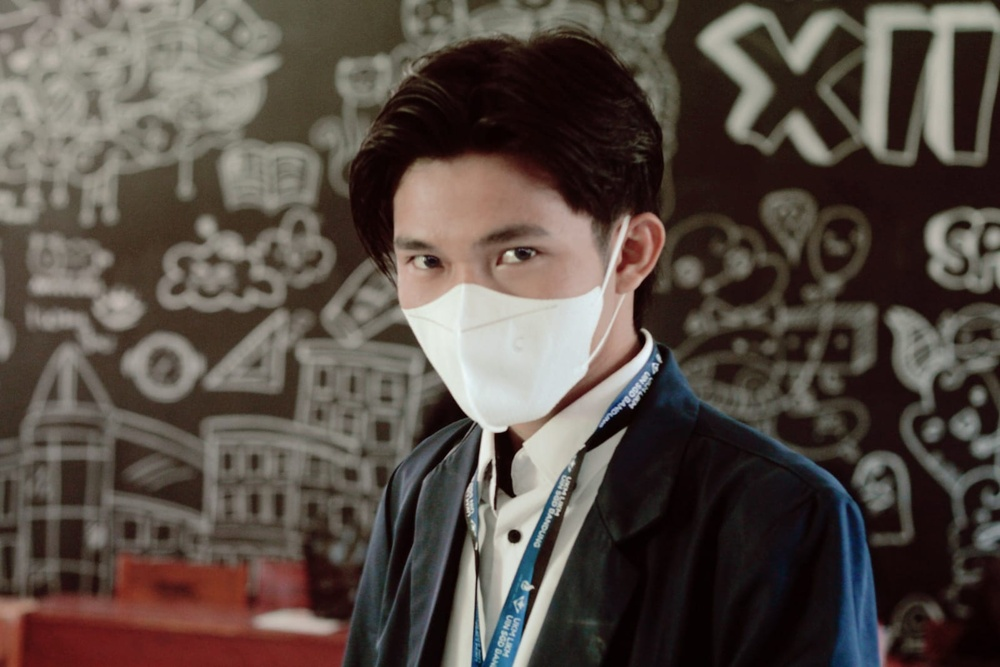
#> input picture ilham.jpg, 1000 x 667 px, shrunk from 1599 x 1066 before the run
$ jupyter execute 'Contrast Enhancment.ipynb'   (shell and % lines are left out)
#> lines starting #> are read from the running program, lines starting #| are printed output that depends on the picture
[cell 1]
import numpy as np #data dalam bentuk array
import matplotlib.pyplot as plt #membuat grafik dan visualisasi data dalam bentuk grafik
import cv2 #mengimpor gambar
import matplotlib.image as mpimg #ntuk membaca, menulis, dan memanipulasi gambar dalam berbagai format
from skimage import data #menggunakan modul data yang disediakan oleh pustaka skimage

[cell 2]
image = cv2.imread("ilham.jpg",cv2.IMREAD_GRAYSCALE) #mengubah gambar menjadi abu abu
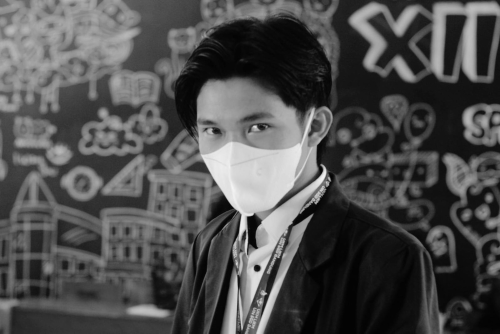
#> image: shape (667, 1000) (shown at 1/2 size); min 0, max 245, mean 79.1

[cell 3]
image_equalized = cv2.equalizeHist(image) #untuk menghasilkan citra yang disejajarkan histogramnya (histogram equalization) dari citra image menggunakan fungsi equalizeHist() dari modul cv2 (OpenCV
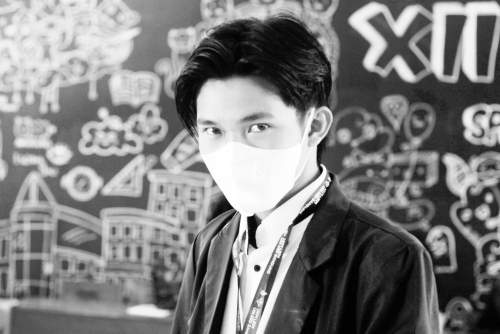
#> image_equalized: shape (667, 1000) (shown at 1/2 size); min 0, max 255, mean 128.3

[cell 4]
clahe = cv2.createCLAHE(clipLimit=2, tileGridSize=(8,8)) #untuk membuat objek CLAHE (Contrast Limited Adaptive Histogram Equalization) menggunakan fungsi createCLAHE() dari modul cv2 (OpenCV).

#Apply CLAHE to the original image
image_clahe = clahe.apply(image)
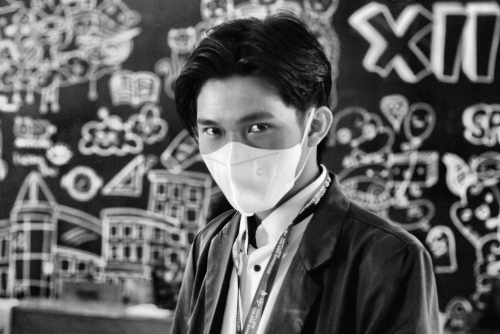
#> image_clahe: shape (667, 1000) (shown at 1/2 size); min 0, max 253, mean 98.8

[cell 5]
# Create an empty array to store the final output
image_cs = np.zeros((image.shape[0],image.shape[1]),dtype = 'uint8')

# Apply Min-Max Contrasting
min = np.min(image)
#> min = 0
max = np.max(image)
#> max = 245

for i in range(image.shape[0]): #untuk melakukan iterasi (perulangan) pada range nilai dari 0 hingga jumlah baris (dimensi pertama) dari citra image
    for j in range(image.shape[1]):
        image_cs[i,j] = 255*(image[i,j]-min)/(max-min) #untuk melakukan normalisasi kontras linier pada nilai piksel tertentu

[cell 6]
copyCamera = image.copy().astype(float) #untuk membuat salinan citra

m1,n1 = copyCamera.shape #untuk mengambil dimensi (jumlah baris dan kolom) dari citra dan menyimpannya dalam variabel m1 dan n1.
output1 = np.empty([m1, n1])

for baris in range(0, m1-1): #untuk melakukan iterasi (perulangan) pada range nilai dari 0 hingga m1-1 jumlah baris
    for kolom in range(0, n1-1): #untuk melakukan iterasi (perulangan) pada range nilai dari 0 hingga m1-1 jumlah kolom
        a1 = baris
        b1 = kolom
        output1[a1, b1] = copyCamera[baris, kolom] * 1.9

[cell 7]
fig, axes = plt.subplots(5, 2, figsize=(20, 20)) #untuk membuat objek gambar (figure) dan objek sumbu (axes) dalam bentuk grid berukuran 5 baris dan 2 kolom dengan ukuran (dimensi) gambar sebesar 20x20 inci
ax = axes.ravel() # untuk meratakan (flatten) objek array

ax[0].imshow(image, cmap=plt.cm.gray) #Gambar ditampilkan dalam skala abu-abu (grayscale) dengan menggunakan map pewarnaan (colormap) plt.cm.gray yang diberikan oleh pustaka Matplotlib
ax[0].set_title("Citra Input") #judul
ax[1].hist(image.ravel(), bins=256)#untuk membuat histogram dari gambar img dan menampilkannya pada sumbu (axis) indeks ke-1 dari objek axes
ax[1].set_title('Histogram Input') #judul

ax[2].imshow(image_equalized, cmap=plt.cm.gray)
ax[2].set_title("Citra Output HE")
ax[3].hist(image_equalized.ravel(), bins=256)
ax[3].set_title('Histogram Output HE Method')

ax[4].imshow(image_cs, cmap=plt.cm.gray)
ax[4].set_title("Citra Output CS")
ax[5].hist(image_cs.ravel(), bins=256)
ax[5].set_title('Histogram Output CS Method')

ax[6].imshow(image_clahe, cmap=plt.cm.gray)
ax[6].set_title("Citra Grayscale CLAHE")
ax[7].hist(image_clahe.ravel(), bins=256)
ax[7].set_title('Histogram Output CLAHE Method')

ax[8].imshow(output1, cmap=plt.cm.gray)
ax[8].set_title("Citra Grayscale Perkalian Konstanta")
ax[9].hist(output1.ravel(), bins=256)
ax[9].set_title('Histogram Output Perkalian Konstanta Method')

fig.tight_layout() #ntuk mengatur tata letak (layout) yang rapi dan padat pada objek gambar
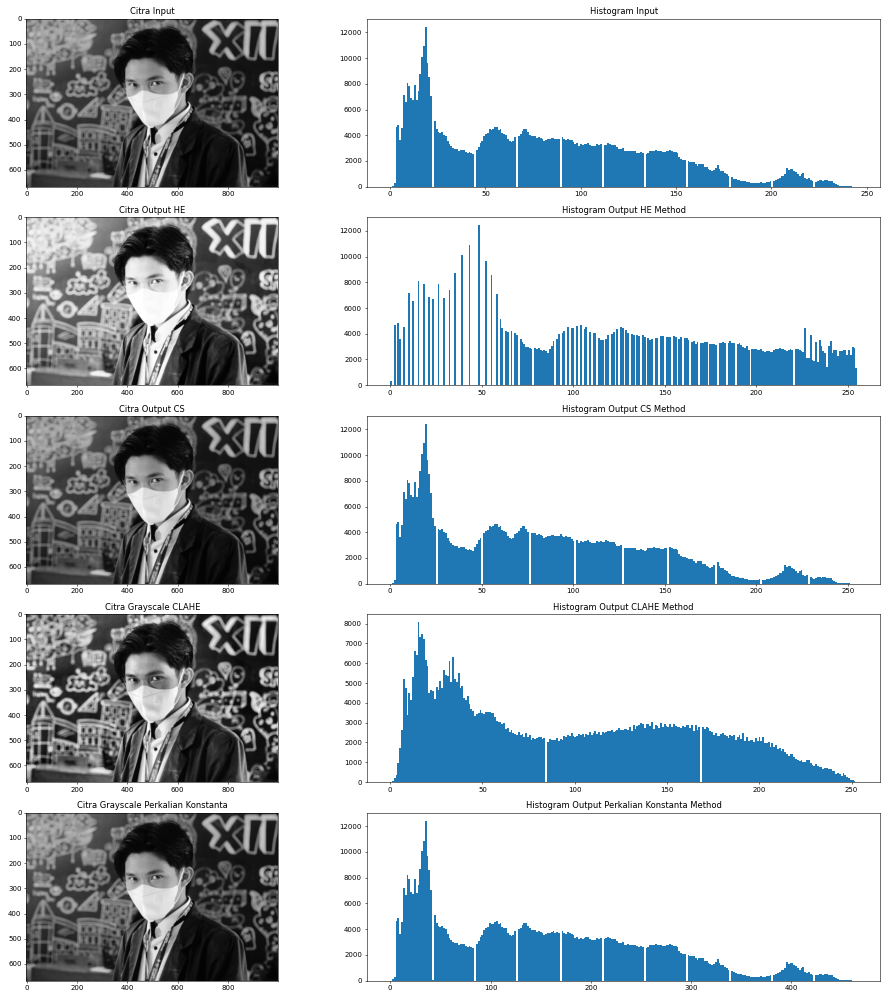
#> figure drawn by matplotlib, 10 panels; panel 2: tallest bar 12446 high, from x = 18.18 to 19.14; panel 4: tallest bar 12446 high, from x = 47.81 to 48.81; panel 6: tallest bar 12446 high, from x = 18.93 to 19.92; panel 8: tallest bar 8071 high, from x = 14.82 to 15.81

$ run again, with giving.jpg copied over ilham.jpg
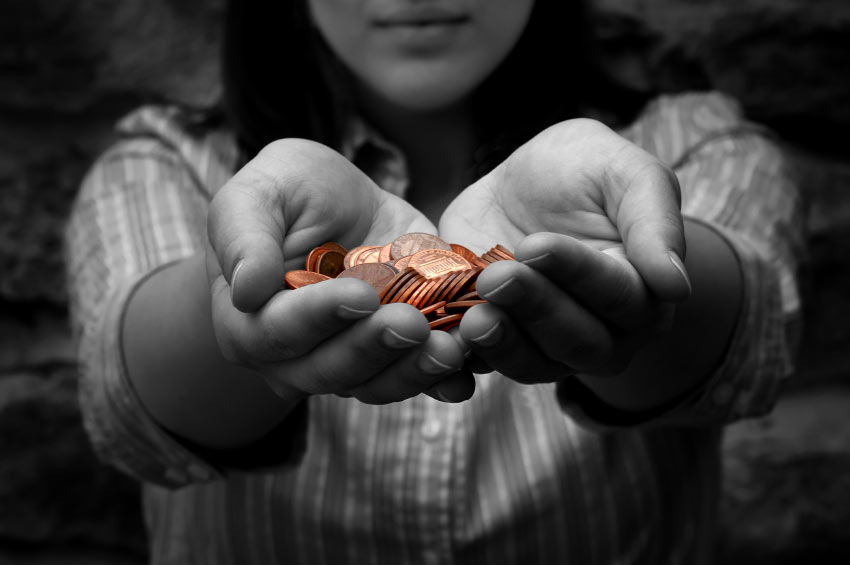
#> input picture giving.jpg, 850 x 565 px
#> `image_equalized = cv2.equalizeHist(image)`:
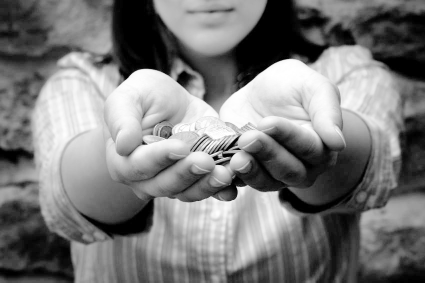
#> image_equalized: shape (565, 850) (shown at 1/2 size); min 0, max 255, mean 121.4
#> `image_clahe = clahe.apply(image)`:
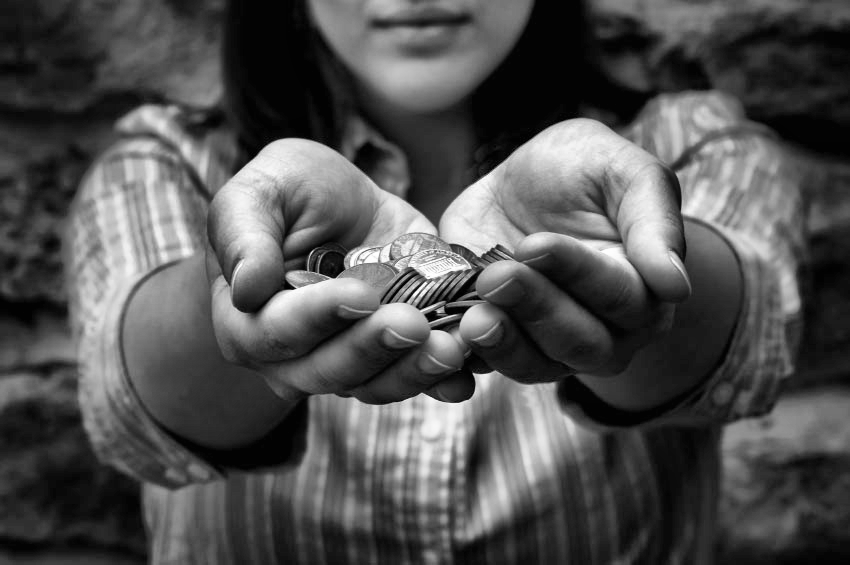
#> image_clahe: shape (565, 850); min 0, max 255, mean 80.5
#> min = 0
#> max = 255

$ run again, with maulana.jpg copied over ilham.jpg
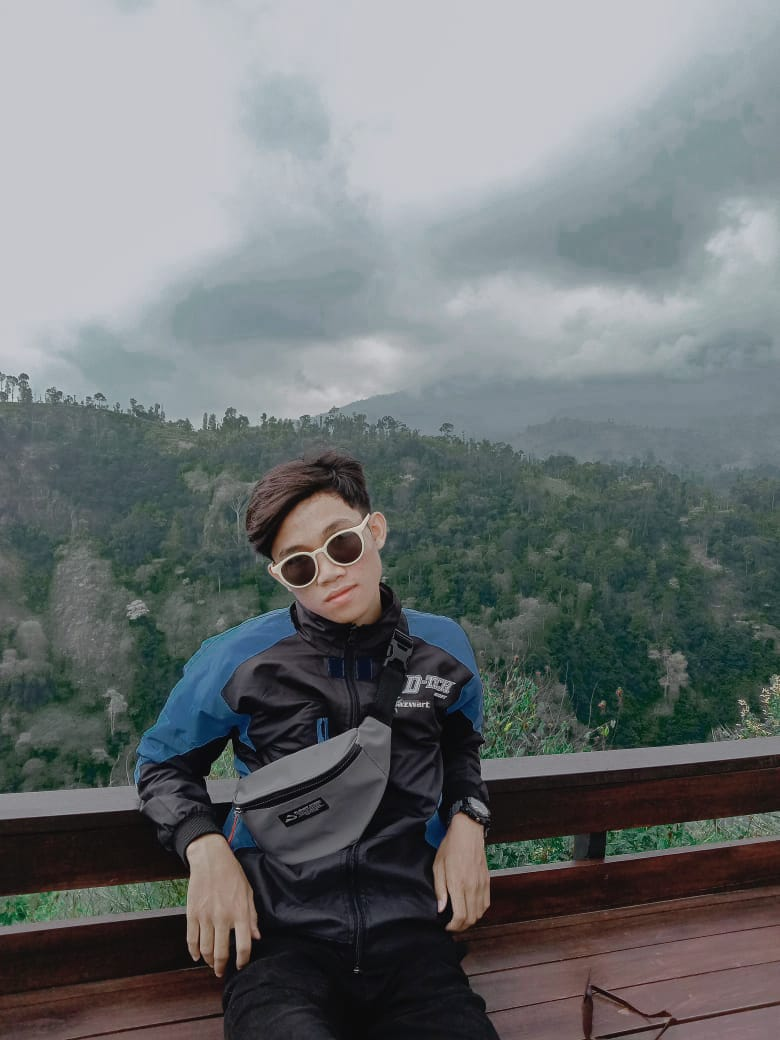
#> input picture maulana.jpg, 780 x 1040 px
#> `image_clahe = clahe.apply(image)`:
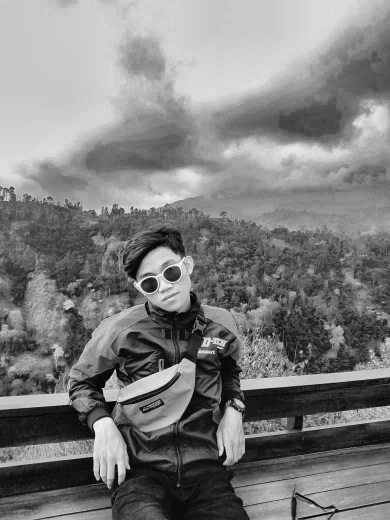
#> image_clahe: shape (1040, 780) (shown at 1/2 size); min 0, max 250, mean 126.2
#> min = 0
#> max = 225
#> after the loop `for i in range(image.shape[0]):`:
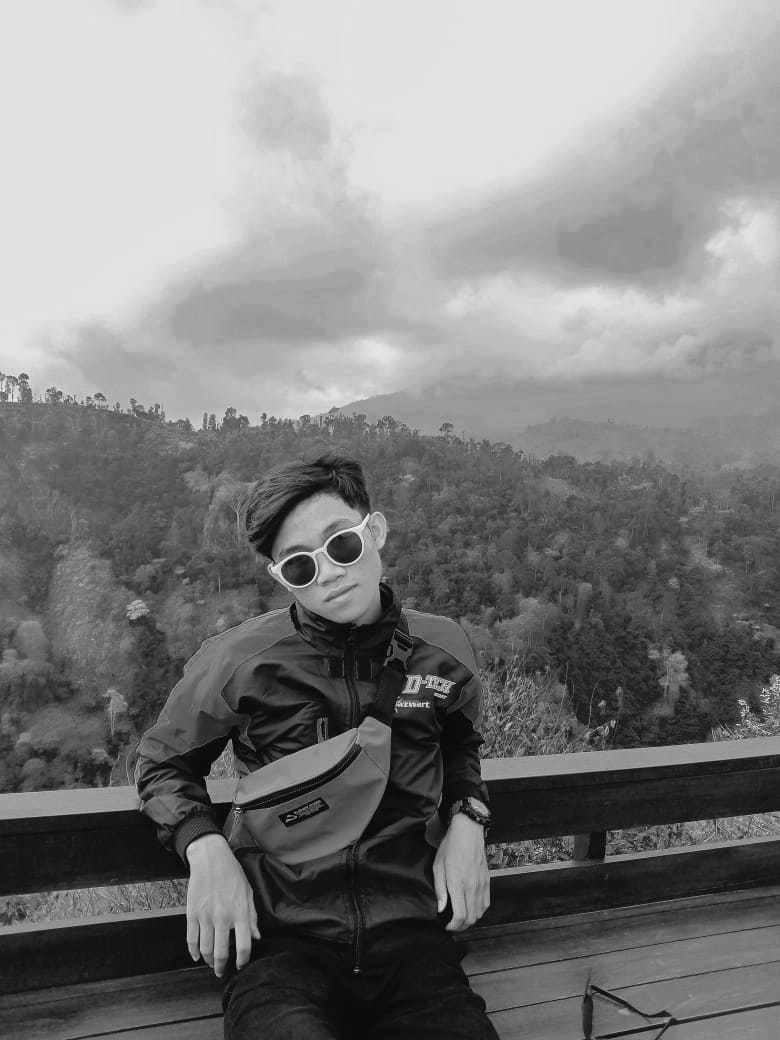
#> image_cs: shape (1040, 780); min 0, max 255, mean 126.4
